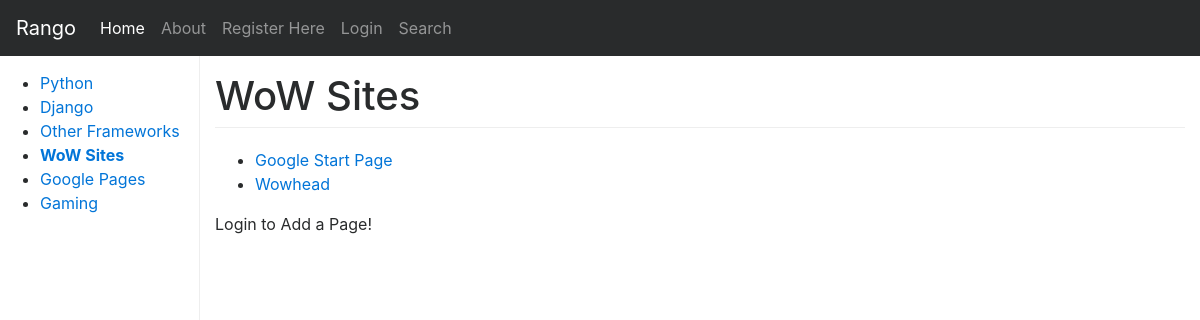
Before: /rango/category/wow-sites/ with the older database file.
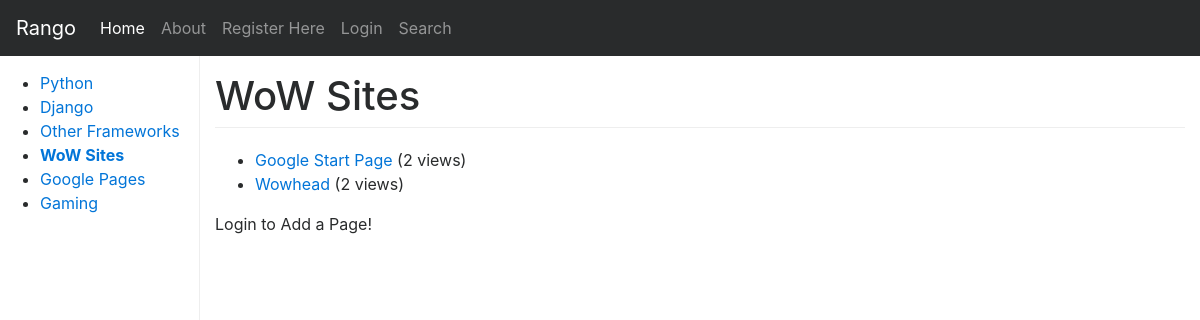
After: the same page with the newer database file.
### rango/models.py (models this page shows, shortened)
class Page(models.Model):
    category = models.ForeignKey(Category, on_delete=models.PROTECT)
    title = models.CharField(max_length=128)
    url = models.URLField()
    views = models.IntegerField(default=0)

### rango/views.py (the view)
# urls.py: re_path(r'^category/(?P<category_name_slug>[\w\-]+)/$', views.show_category, name='show_category'),
def show_category(request, category_name_slug):
    context_dict = {}
    try:
        category = Category.objects.get(slug=category_name_slug)
        pages = Page.objects.filter(category=category) .order_by('-views')
        context_dict['pages'] = pages
        context_dict['category'] = category
    except Category.DoesNotExist:
        context_dict['pages'] = None
        context_dict['category'] = None
    return render(request, 'rango/category.html', context_dict)

### rango/templatetags/rango_template_tags.py (called while the page is built)
@register.inclusion_tag('rango/cats.html')
def get_category_list(cat=None):
    return {'cats': Category.objects.all(),
            'act_cat': cat}

### templates/rango/category.html (shortened to what this page needs)
{% extends 'rango/base.html' %}
{% block body_block %}
<br />
    {% if category %}
        <h1>{{ category.name }}</h1>
        {% if pages %}
            <ul>
            {% for page in pages %}
                <li>
                    <a href="{% url 'rango:goto' %}?page_id={{ page.id }}">{{ page.title }}</a>
                    {% if page.views > 1 %}
                        ({{ page.views }} views)
                    {% elif page.views == 1 %}
                        ({{ page.views }} view)
                    {% endif %}
                </li>
            {% endfor %}
            </ul>
        {% else %}
            <strong>No pages currently in category.</strong>
        {% endif %}
            {% if user.is_authenticated %}
            <a href="{% url 'rango:add_page' category.slug %}">Add a Page</a>
            <hr />
            <script>
                (function() {
                  var cx = '009657067536444870470:y6h-dnbsfk0';
                  var gcse = document.createElement('script');
                  gcse.type = 'text/javascript';
                  gcse.async = true;
                  gcse.src = 'https://cse.google.com/cse.js?cx=' + cx;
                  var s = document.getElementsByTagName('script')[0];
                  s.parentNode.insertBefore(gcse, s);
                })();
              </script>
              <gcse:search></gcse:search>
            {% else %}
                Login to Add a Page!
            {% endif %}
    {% else %}
            The specified category does not exist!
    {% endif %}
{% endblock %}

Changed rows visible on the page:
changed Page "Google Start Page": views (not shown) → "2"
changed Page "Wowhead": views (not shown) → "2"
